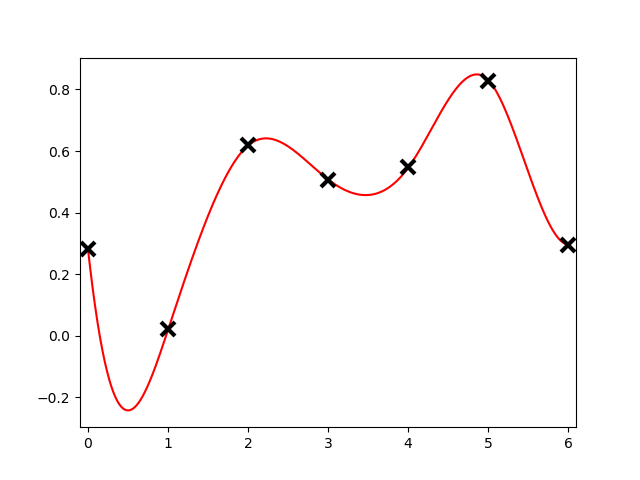

Write Python code to recreate this figure.
import matplotlib.pyplot as plt
import numpy as np
import sympy as sp

def polyvalue(polyparamvec,x):
    y=0
    for i in range(polyparamvec.shape[0]):
       y+=polyparamvec[i]*x**i
    return y

def piecewise_poly(param,n):
    s=param.shape
    vec=np.zeros([s[0]*n])
    for i in range(s[0]):
       vec[i*n:(i+1)*n]=polyvalue(param[i,:],np.linspace(0,1,num=n,endpoint=False))       
    return vec

#random data points to be interpolated
N=6
p=np.random.rand(N+1,1)

#calculate coefficients of polynomials
A=np.zeros([4*N,4*N])
for i in range(N):
    A[i,4*i]=1
    A[N+i,4*i:4*i+4]=[1,1,1,1]
    A[2*N+i,4*i:4*i+4]=[0,1,2,3]
    A[3*N+i,4*i:4*i+4]=[0,0,2,6]
for i in range(N-1):
    A[2*N+i,4*i:4*i+8]=[0,1,2,3,0,-1,0,0]
    A[3*N+i,4*i:4*i+8]=[0,0,2,6,0,0,-2,0]

#boundary conditions
Al = np.zeros(4*N)
Al[2:4] = [2,6]
A[-1,:] = Al

b=np.zeros([4*N,1])
b[:N]=p[:N]
b[N:2*N]=p[1:]
x=np.linalg.inv(A).dot(b)

plt.figure()
Np=100
plt.plot(np.linspace(0,N,num=Np*N),piecewise_poly(np.reshape(x,[N,4]),Np),'r')
plt.plot(p,linestyle='None',marker='x', markersize=10, markeredgewidth=3, color='black')
plt.xlim([-0.1,N+0.1])
plt.show()
